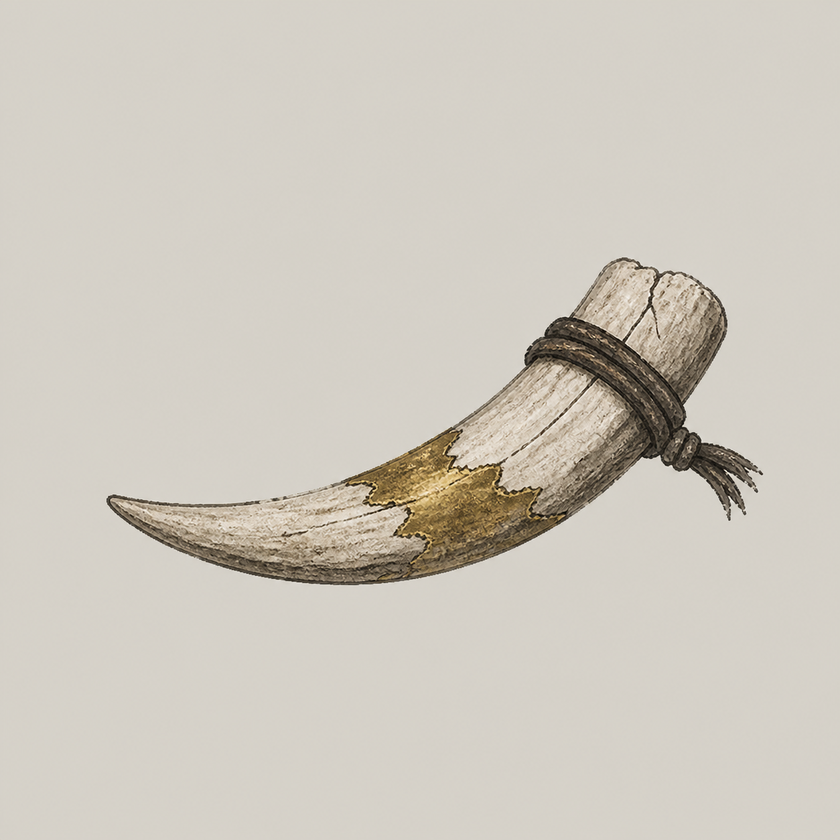
#> input picture Artifacts/GraphicsRemediation/P1/item.relic.golden_fang/pilot/revision-01/selected/item.relic.golden_fang.icon.selected-C.png, 840 x 840 px, shrunk from 1254 x 1254 before the run
$ python extract_selected.py
#> lines starting #> are read from the running program, lines starting #| are printed output that depends on the picture; after the words box and inside, x2 and y2 are one past the last pixel; in counts of white or black regions, pixels touching at a corner belong together
from pathlib import Path
import hashlib, json
import numpy as np
from PIL import Image, ImageFilter
from collections import deque

ROOT=Path(__file__).resolve().parent
SOURCE=ROOT/"selected/item.relic.golden_fang.icon.selected-C.png"
OUT=ROOT/"alpha-revision-01"
OUT.mkdir(parents=True,exist_ok=True)
OUTPUT=OUT/"item.relic.golden_fang.icon.selected-C-alpha.png"
MASK=OUT/"mask.png"
METRICS=OUT/"metrics.json"
rgb8=np.asarray(Image.open(SOURCE).convert("RGB"),dtype=np.uint8)
#> rgb8 is the input picture: shape (840, 840, 3); mean R, G, B 206.1, 200.7, 190.7
rgb=rgb8.astype(np.float32)
h,w=rgb.shape[:2]
#> h = 840; w = 840
mx=rgb.max(axis=2); mn=rgb.min(axis=2)
chroma=mx-mn
luma=.2126*rgb[:,:,0]+.7152*rgb[:,:,1]+.0722*rgb[:,:,2]
# Connected-matte trimap: only pale, low-chroma pixels connected to the canvas
# boundary are background. Pale ivory enclosed by the painted contour remains FG.
bg_candidate=(luma>184)&(chroma<24)
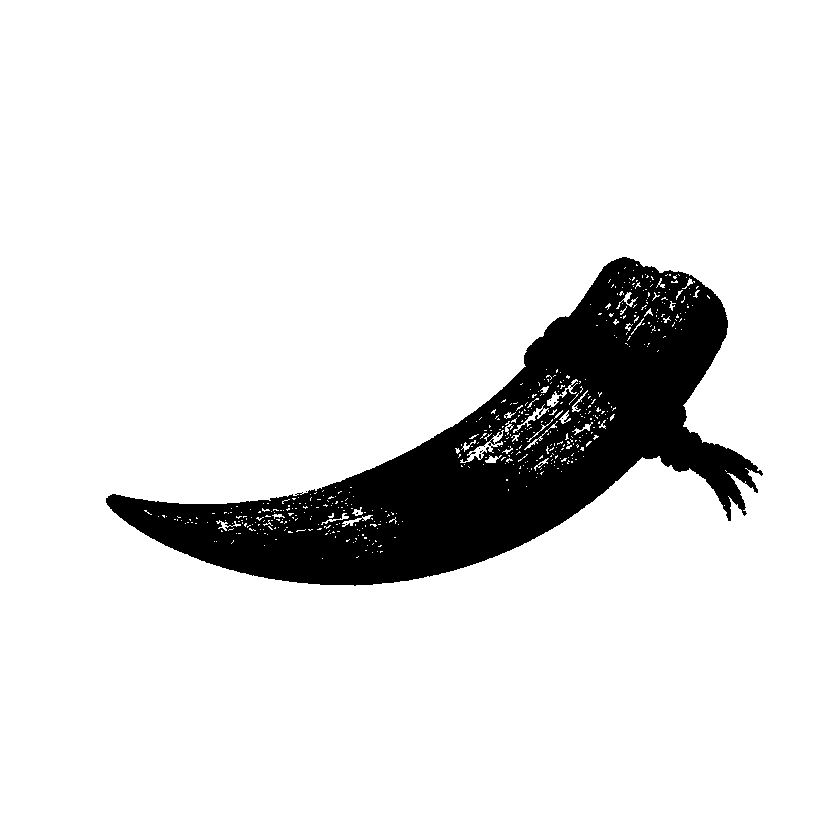
#> bg_candidate: shape (840, 840) bool; 89.3% white; 9 black regions (8 under 20 px), largest, box (x1, y1, x2, y2) and area: (106, 257, 763, 586) 75654
visited=np.zeros((h,w),dtype=bool)
q=deque()
for x in range(w):
    if bg_candidate[0,x]: visited[0,x]=True; q.append((0,x))
    if bg_candidate[h-1,x]: visited[h-1,x]=True; q.append((h-1,x))
#> visited: shape (840, 840) bool; 0.24% white in thin lines or dots
for y in range(h):
    if bg_candidate[y,0] and not visited[y,0]: visited[y,0]=True; q.append((y,0))
    if bg_candidate[y,w-1] and not visited[y,w-1]: visited[y,w-1]=True; q.append((y,w-1))
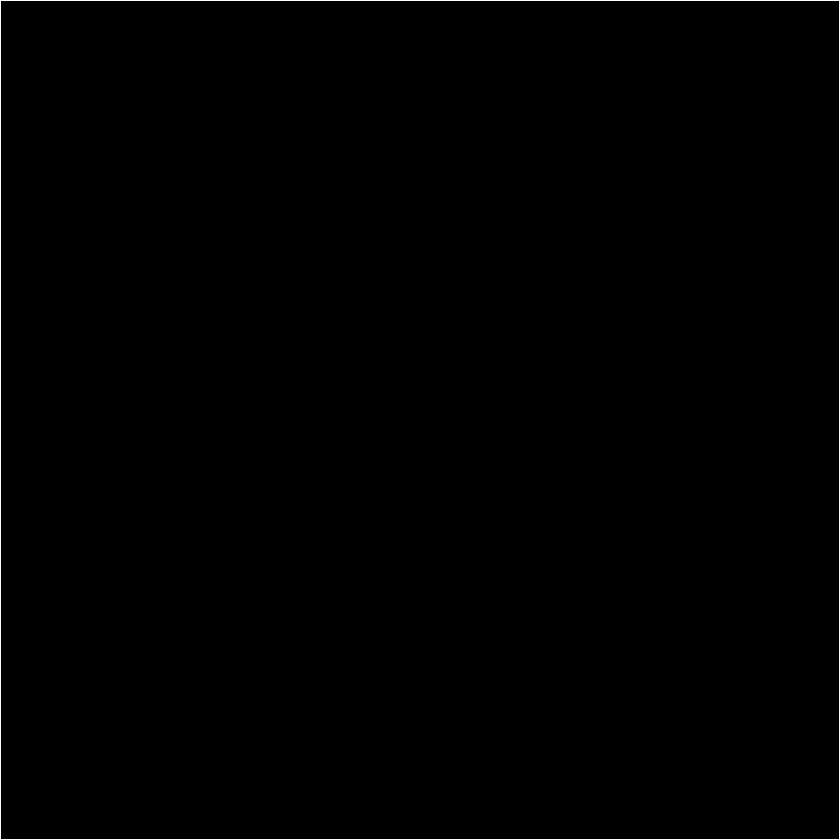
#> visited: shape (840, 840) bool; 0.48% white in thin lines or dots
while q:
    y,x=q.popleft()
    for ny,nx in ((y-1,x),(y+1,x),(y,x-1),(y,x+1)):
        if 0<=ny<h and 0<=nx<w and bg_candidate[ny,nx] and not visited[ny,nx]:
            visited[ny,nx]=True; q.append((ny,nx))
#> this loop made 626072 passes
#> (y, x) on passes 1 to 3: (0, 0), (839, 0), (0, 1)
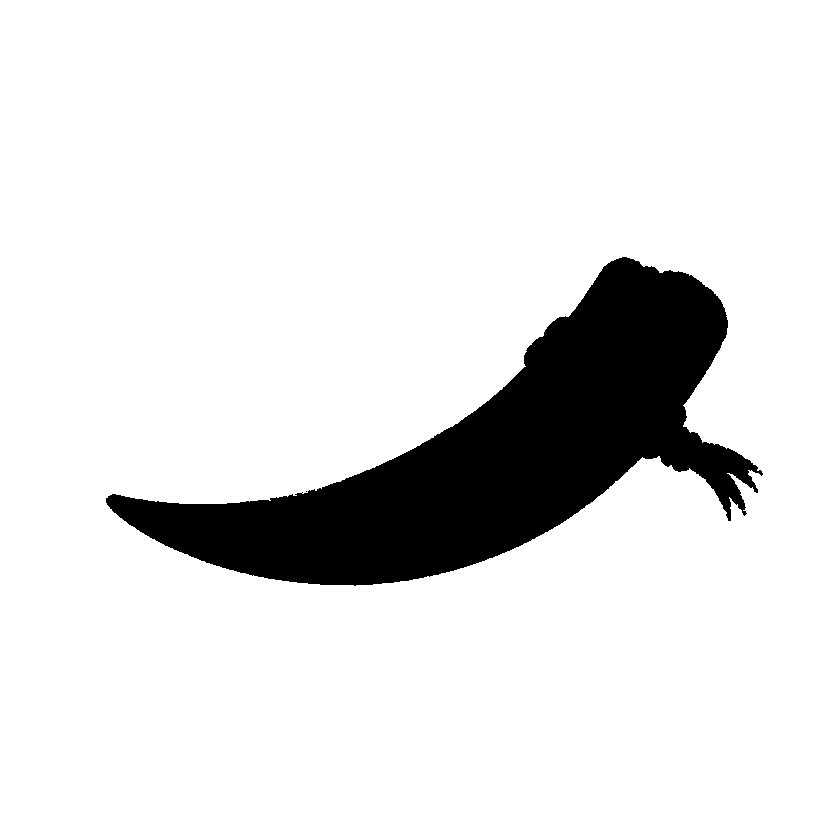
#> visited: shape (840, 840) bool; 88.7% white; 2 black regions (1 under 20 px), largest, box (x1, y1, x2, y2) and area: (106, 257, 763, 586) 79527
binary=(~visited).astype(np.uint8)*255
alpha=np.asarray(Image.fromarray(binary,"L").filter(ImageFilter.GaussianBlur(.65)),dtype=np.uint8).copy()
alpha[alpha<4]=0
#> alpha: shape (840, 840); min 0, max 255, mean 28.7

# Selected source matte is a pale neutral; edge RGB is locally extrapolated from
# the raw pixel and darkened only where alpha is partial to prevent a light halo.
matte=np.array([216.,213.,204.],dtype=np.float32)
af=alpha.astype(np.float32)/255
out=rgb.copy(); partial=(alpha>0)&(alpha<255)
#> after `partial = (alpha > 0) & (alpha < 255)`:
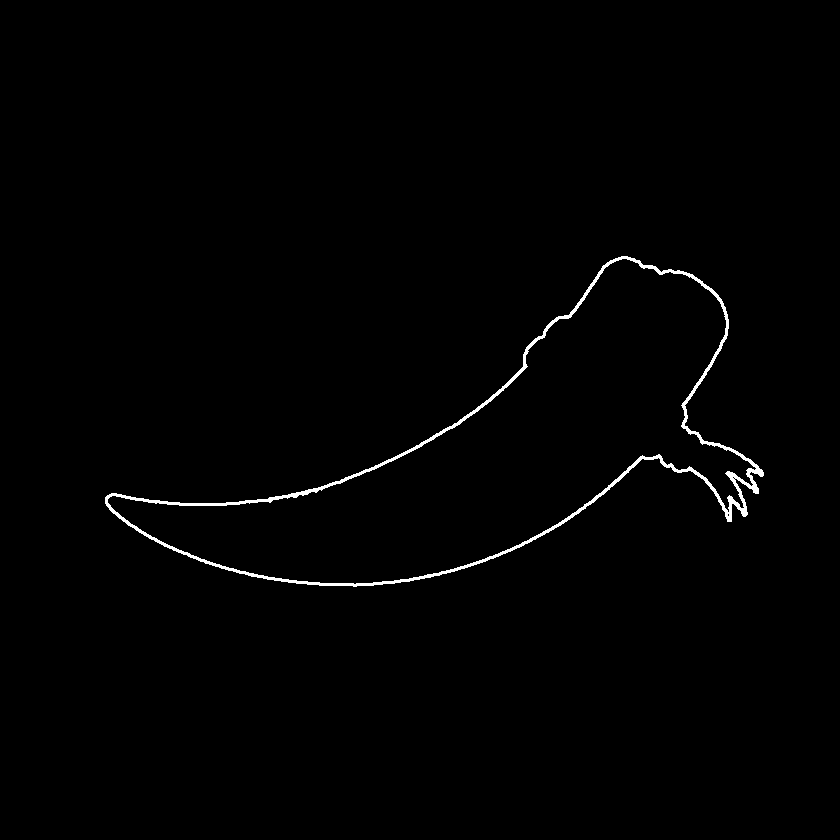
#> partial: shape (840, 840) bool; 0.87% white; 1 white region, box (x1, y1, x2, y2) and area: (105, 256, 764, 587) 6154
safe=np.maximum(af[partial,None],1/255)
#> safe = 6154 values, max 0.996 at index 84, min 0.0157 at index 140, mean 0.594
fg=matte+(rgb[partial]-matte)/safe
out[partial]=np.minimum(np.clip(fg,0,255),rgb[partial]*.60)
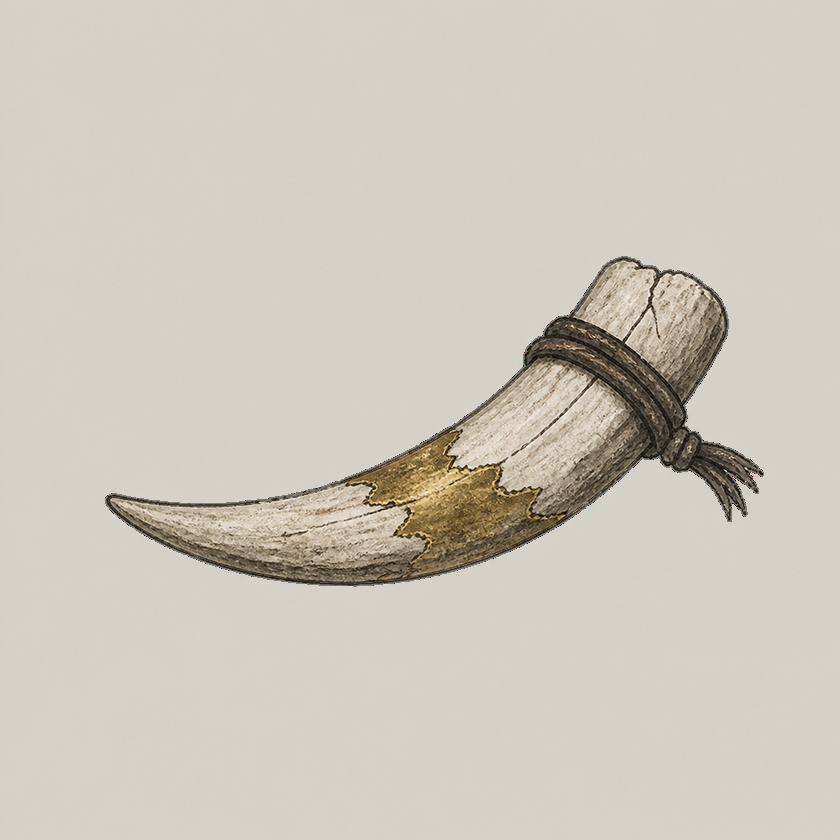
#> out: shape (840, 840, 3) float32; mean R, G, B 205.8, 199.5, 189.9
out[alpha==0]=0
rgba=np.dstack([out.astype(np.uint8),alpha])
Image.fromarray(alpha,"L").save(MASK)
Image.fromarray(rgba,"RGBA").save(OUTPUT)
vis=alpha>=16; ys,xs=np.where(vis)
#> after `vis = alpha >= 16`:
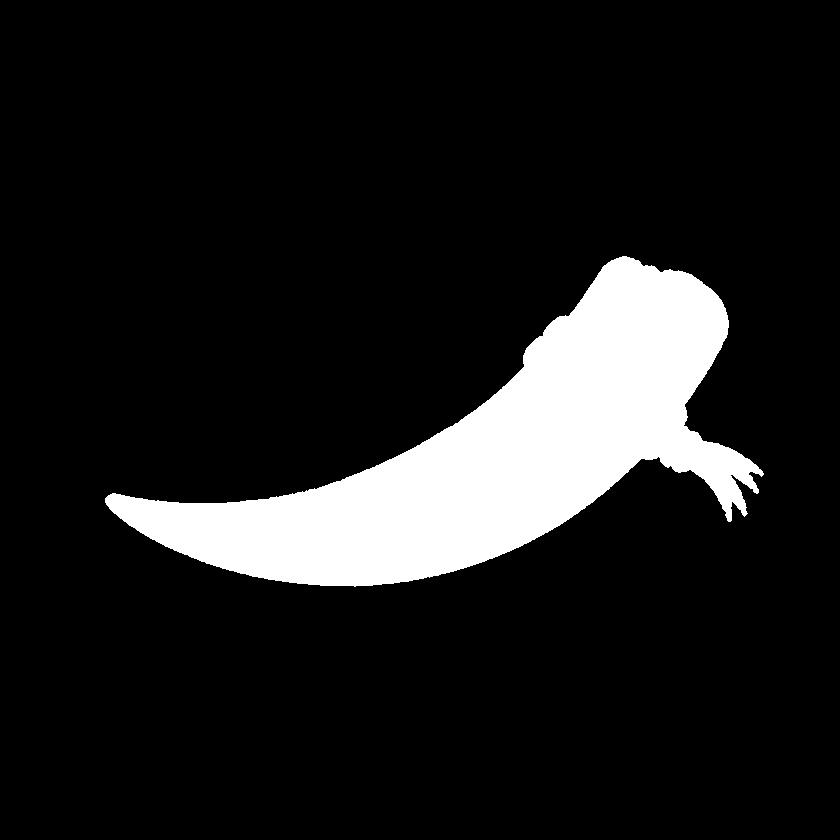
#> vis: shape (840, 840) bool; 11.5% white; 1 white region, box (x1, y1, x2, y2) and area: (105, 256, 764, 587) 81276
bbox=[int(xs.min()),int(ys.min()),int(xs.max())+1,int(ys.max())+1]
#> bbox = [105, 256, 764, 587]
def sha(p): return hashlib.sha256(p.read_bytes()).hexdigest()
m={"assetId":"item.relic.golden_fang","selected":"C","size":[w,h],"source":str(SOURCE),"output":str(OUTPUT),"cornersAlpha":[int(alpha[0,0]),int(alpha[0,-1]),int(alpha[-1,0]),int(alpha[-1,-1])],"alphaZeroRgbResidue":int(np.count_nonzero(rgba[:,:,:3][alpha==0])),"alphaPartial":int(np.count_nonzero((alpha>0)&(alpha<255))),"bboxAlpha16":bbox,"bboxPercent":[round((bbox[2]-bbox[0])*100/w,3),round((bbox[3]-bbox[1])*100/h,3)],"opaqueRgbMismatch":int(np.count_nonzero(out[alpha==255].astype(np.uint8)!=rgb8[alpha==255])),"canonicalWrite":False,"metaWrite":False,"unity":False,"staging":False}
m.update(sourceSha256=sha(SOURCE),outputSha256=sha(OUTPUT),maskSha256=sha(MASK))
METRICS.write_text(json.dumps(m,ensure_ascii=False,indent=2)+"\n")
m["metricsSha256"]=sha(METRICS)
print(json.dumps(m,ensure_ascii=False,indent=2))
#> (printed output is left out)
